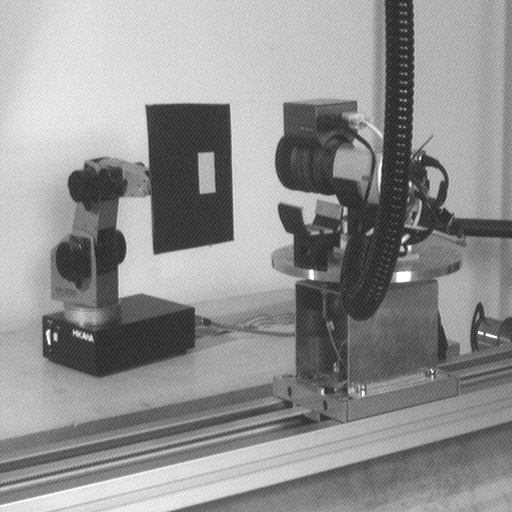
%> input picture cw1/images/task_3_im.png, 512 x 512 px
$ octave task3.m   (GNU Octave 9; MATLAB toolbox functions it lacks are replaced by stand-ins)
%> lines starting %> are read from the running program, lines starting %| are printed output that depends on the picture
### cw1/fftshow.m
function fftshow(f,type)

% Usage:  FFTSHOW(F,TYPE)
%
% Displays the fft matrix F using imshow, where TYPE must be one of
% 'abs' or 'log'.  If TYPE='abs', then then abs(f) is displayed; if
% TYPE='log' then log(1+abs(f)) is displayed.  If TYPE is omitted, then
% 'log' is chosen as a default.
%
%  Example:
%    c=imread('cameraman.tif');
%    cf=fftshift(fft2(c));
%    fftshow(cf,'abs')
%

if nargin<2,
  type='log';
end

if (type=='log')
  fl = log(1+abs(f));
  fm = max(fl(:));
  imshow(im2uint8(fl/fm))
elseif (type=='abs')
  fa=abs(f);
  fm=max(fa(:));
  imshow(fa/fm)
else
  error('TYPE must be abs or log.');
end;


### cw1/task3.m
clear all; close all; clc;

% original corrupted image
im=im2double(imread('images/task_3_im.png'));
%> im: size 512x512 double; min 0.122, max 1, mean 0.57
% fourier transform
imf = fftshift(fft2(im));

figure,
subplot(2,2,1),imshow(im),title('corrupted image');
subplot(2,2,2),fftshow(imf,'log'), impixelinfo, title('its Fourier transfrom');
%> in fftshow, `fl = log(1+abs(f));`:
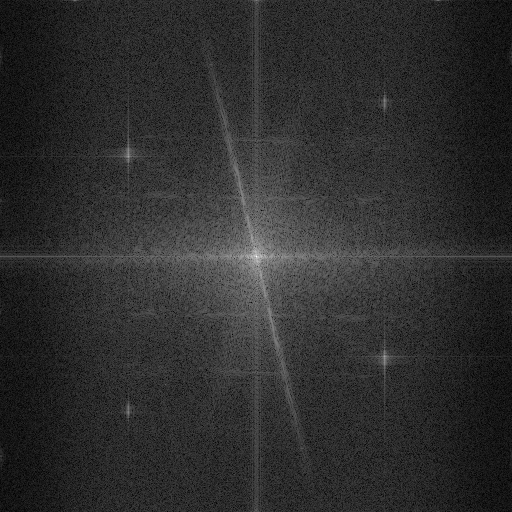
%> fl: size 512x512 double; min 0.015, max 11.91, mean 2.18; drawn with min black and max white
%> in fftshow, `fm = max(fl(:));`: fm = 11.91

% Applying filters to the locations of each cross (4 cross so 4 filters)
for i = 125:135
    for j = 145:175
        imf(j,i) = 0;
    end
end

for i = 375:395
    for j = 90:110
        imf(j,i) = 0;
    end
end

for i = 120:140
    for j = 400:420
        imf(j,i) = 0;
    end
end

for i = 380:390
    for j = 340:380
        imf(j,i) = 0;
    end
end
subplot(2,2,4),fftshow(imf,'log'), impixelinfo, title('Fourier transfrom with removed freq');
%> call 2 of fftshow, with type = 'log'
%> in fftshow (call 2), `imshow(im2uint8(fl/fm))`:
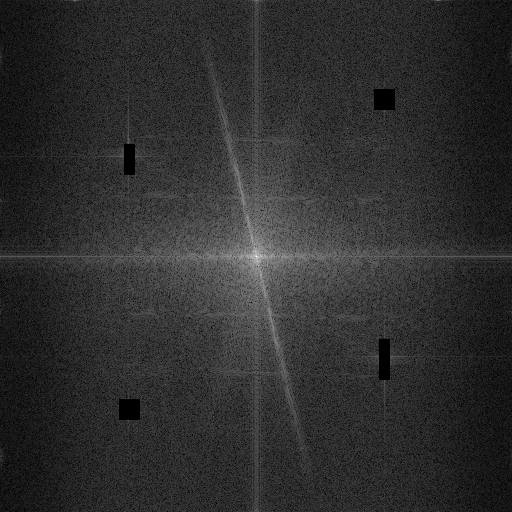
%> displayed picture: size 512x512, on the screen's scale of 0 to 255; min 0, max 255, mean 46.3

% cleaned image with inverse fourier transform
imclean = ifft2(imf);
subplot(2,2,3),fftshow(imclean,'log'), impixelinfo, title('Cleaned image');
%> call 3 of fftshow, with type = 'log'
%> in fftshow (call 3), `fl = log(1+abs(f));`:
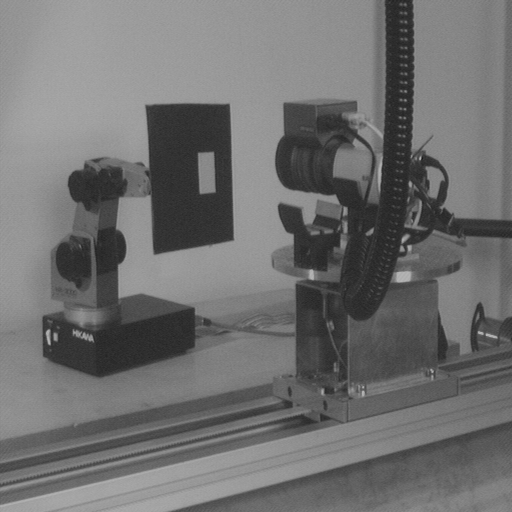
%> fl: size 512x512 double; min 0.0873, max 0.708, mean 0.44
%> in fftshow (call 3), `fm = max(fl(:));`: fm = 0.708

$ run again, with cw1/images/cameraman.tif saved as cw1/images/task_3_im.png
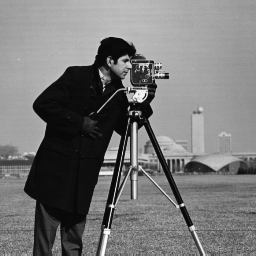
%> input picture cw1/images/cameraman.tif, 256 x 256 px
%> fm = 10.33
%> fl: size 420x395 double
%> in fftshow (call 3), `fl = log(1+abs(f));`:
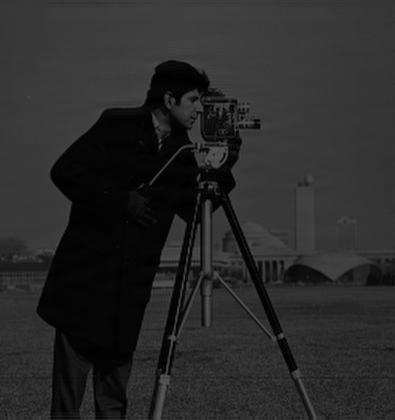
%> fl: size 420x395 double; min 0.000235, max 0.353, mean 0.166
%> fm = 0.353
%> in fftshow (call 3), `imshow(im2uint8(fl/fm))`:
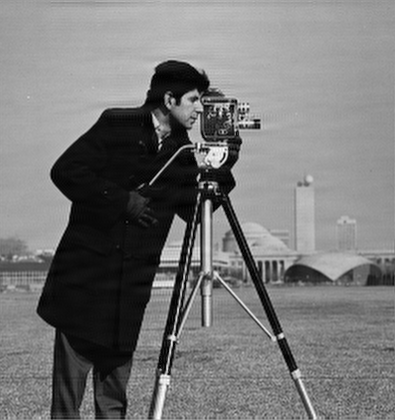
%> displayed picture: size 420x395, on the screen's scale of 0 to 255; min 0, max 255, mean 119.7

$ run again, with cw1/images/baboon.png copied over cw1/images/task_3_im.png
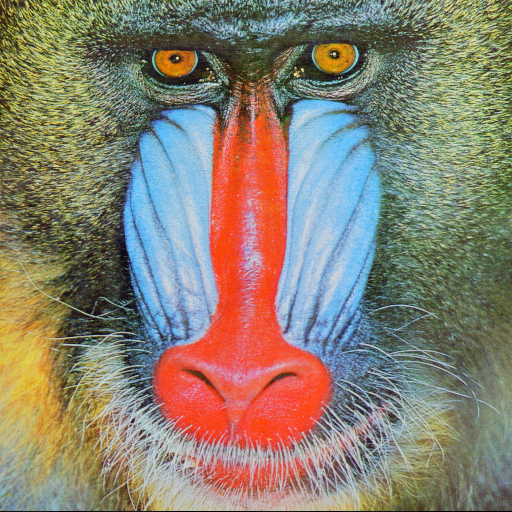
%> input picture cw1/images/baboon.png, 512 x 512 px
%> fm = 11.86
%> in fftshow (call 3), `fl = log(1+abs(f));`:
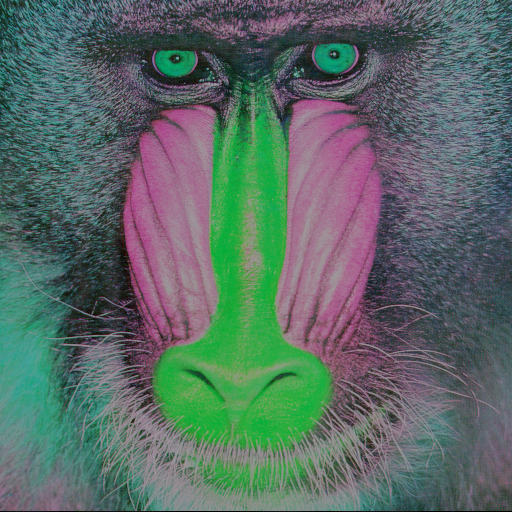
%> fl: size 512x512x3 double; mean R, G, B 0.354, 0.421, 0.401
%> fm = 0.696
%> in fftshow (call 3), `imshow(im2uint8(fl/fm))`:
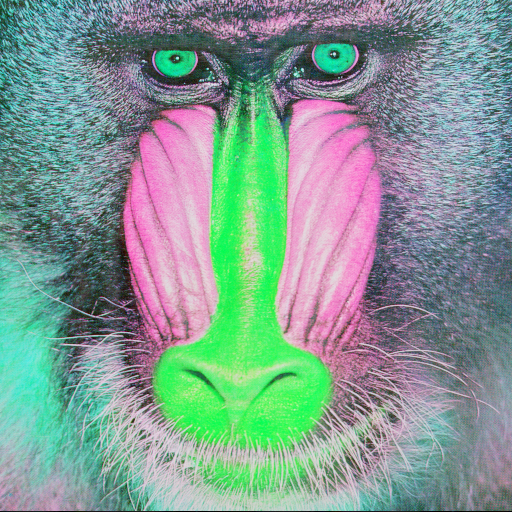
%> displayed picture: size 512x512x3, on the screen's scale of 0 to 255; mean R, G, B 129.6, 154.3, 147
